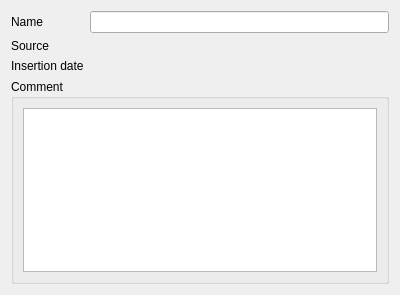
<?xml version="1.0" encoding="UTF-8"?>
<ui version="4.0">
 <class>ItemProperties</class>
 <widget class="QWidget" name="ItemProperties">
  <property name="geometry">
   <rect>
    <x>0</x>
    <y>0</y>
    <width>400</width>
    <height>295</height>
   </rect>
  </property>
  <property name="windowTitle">
   <string/>
  </property>
  <layout class="QVBoxLayout" name="verticalLayout_2">
   <item>
    <layout class="QGridLayout" name="gridLayout">
     <item row="0" column="0">
      <widget class="QLabel" name="label">
       <property name="text">
        <string>Name</string>
       </property>
      </widget>
     </item>
     <item row="0" column="1">
      <widget class="QLineEdit" name="name"/>
     </item>
     <item row="1" column="0">
      <widget class="QLabel" name="label_3">
       <property name="text">
        <string>Source</string>
       </property>
      </widget>
     </item>
     <item row="1" column="1">
      <widget class="CopyLabel" name="source"/>
     </item>
     <item row="2" column="0">
      <widget class="QLabel" name="label_2">
       <property name="text">
        <string>Insertion date</string>
       </property>
      </widget>
     </item>
     <item row="2" column="1">
      <widget class="CopyLabel" name="insertionDate"/>
     </item>
    </layout>
   </item>
   <item>
    <widget class="QGroupBox" name="groupBox">
     <property name="title">
      <string>Comment</string>
     </property>
     <layout class="QVBoxLayout" name="verticalLayout">
      <item>
       <widget class="QTextEdit" name="comment">
        <property name="acceptRichText">
         <bool>false</bool>
        </property>
       </widget>
      </item>
     </layout>
    </widget>
   </item>
  </layout>
 </widget>
 <customwidgets>
  <customwidget>
   <class>CopyLabel</class>
   <extends>QLabel</extends>
   <header>widgets/click_label.h</header>
  </customwidget>
 </customwidgets>
 <resources/>
 <connections/>
</ui>
